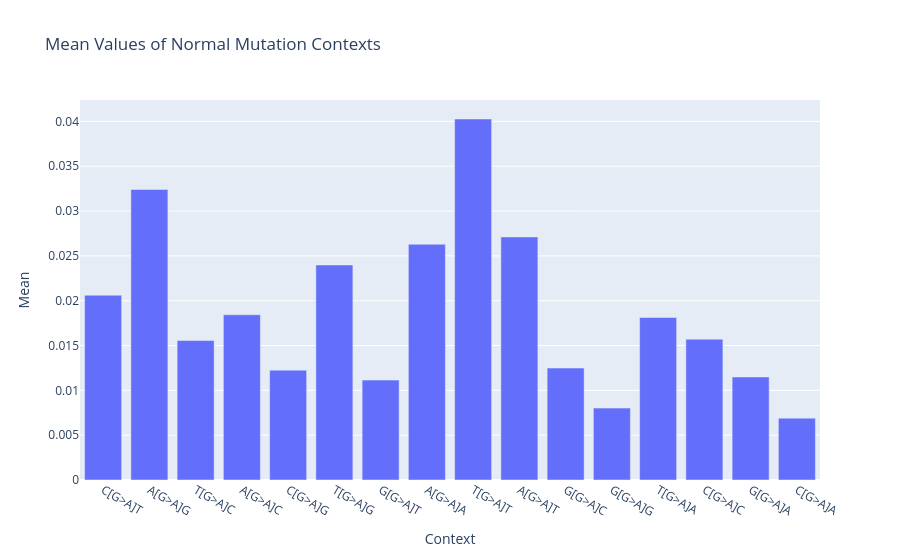

The code cell stored with this chart in its notebook:
### Code cell
# Same plot with the Non_Mov dataframe showing the discrepancy in the number of GtoA mutations across sequences
df_low = pd.read_csv("/Users/reem/Mov/nextclade_results/Normal_means.tsv",delimiter="\t")
#df_low.head(10)
context_cols = [col for col in df_low.columns if col not in ["seqName", "LLR","Unnamed: 0"]]
mean_row = df_low[df_low['seqName'] == 'Mean'].iloc[0]
#print(mean_row)
plot_df_low = mean_row[context_cols].reset_index()
plot_df_low.columns = ['Context', 'Mean']
fig = px.bar(plot_df_low, x='Context', y='Mean',
    title='Mean Values of Normal Mutation Contexts')
fig.show()

### Figure 1 — Plotly figure (JSON) as saved in the notebook; plotly's stock layout.template omitted (floating-point values rounded to 4 significant figures)
{"data": [{"hovertemplate": "Context=%{x}<br>Mean=%{y}<extra></extra>", "legendgroup": "", "marker": {"color": "#636efa", "pattern": {"shape": ""}}, "name": "", "orientation": "v", "showlegend": false, "textposition": "auto", "type": "bar", "x": ["C[G>A]T", "A[G>A]G", "T[G>A]C", "A[G>A]C", "C[G>A]G", "T[G>A]G", "G[G>A]T", "A[G>A]A", "T[G>A]T", "A[G>A]T", "G[G>A]C", "G[G>A]G", "T[G>A]A", "C[G>A]C", "G[G>A]A", "C[G>A]A"], "xaxis": "x", "y": [0.02061, 0.03241, 0.01556, 0.01843, 0.01225, 0.02398, 0.01115, 0.0263, 0.04027, 0.02711, 0.01249, 0.008023, 0.01812, 0.01571, 0.01149, 0.006896], "yaxis": "y"}], "layout": {"barmode": "relative", "legend": {"tracegroupgap": 0}, "title": {"text": "Mean Values of Normal Mutation Contexts"}, "xaxis": {"anchor": "y", "domain": [0, 1], "title": {"text": "Context"}}, "yaxis": {"anchor": "x", "domain": [0, 1], "title": {"text": "Mean"}}}}
